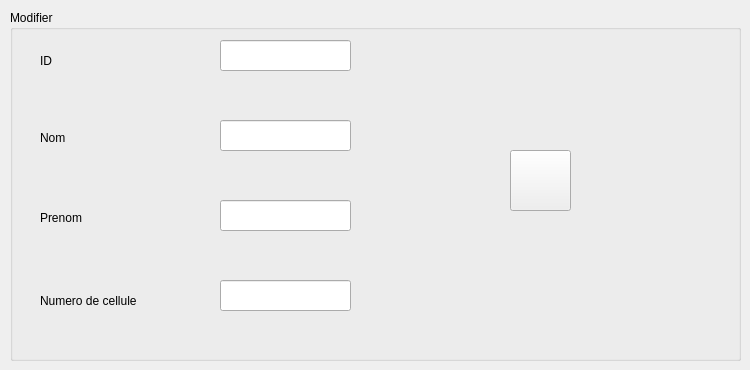
     <widget class="QWidget" name="tab_6">
      <attribute name="title">
       <string>Modifier Detenu</string>
      </attribute>
      <widget class="QGroupBox" name="groupBox_3">
       <property name="geometry">
        <rect>
         <x>10</x>
         <y>10</y>
         <width>731</width>
         <height>351</height>
        </rect>
       </property>
       <property name="title">
        <string>Modifier</string>
       </property>
       <widget class="QLabel" name="label_10">
        <property name="geometry">
         <rect>
          <x>30</x>
          <y>120</y>
          <width>56</width>
          <height>16</height>
         </rect>
        </property>
        <property name="text">
         <string>Nom</string>
        </property>
       </widget>
       <widget class="QLabel" name="label_11">
        <property name="geometry">
         <rect>
          <x>30</x>
          <y>200</y>
          <width>56</width>
          <height>16</height>
         </rect>
        </property>
        <property name="text">
         <string>Prenom</string>
        </property>
       </widget>
       <widget class="QLabel" name="label_12">
        <property name="geometry">
         <rect>
          <x>30</x>
          <y>280</y>
          <width>121</width>
          <height>21</height>
         </rect>
        </property>
        <property name="text">
         <string>Numero de cellule</string>
        </property>
       </widget>
       <widget class="QLineEdit" name="nom_mod">
        <property name="geometry">
         <rect>
          <x>210</x>
          <y>110</y>
          <width>131</width>
          <height>31</height>
         </rect>
        </property>
       </widget>
       <widget class="QLineEdit" name="prenom_mod">
        <property name="geometry">
         <rect>
          <x>210</x>
          <y>190</y>
          <width>131</width>
          <height>31</height>
         </rect>
        </property>
       </widget>
       <widget class="QLineEdit" name="num_cell_mod">
        <property name="geometry">
         <rect>
          <x>210</x>
          <y>270</y>
          <width>131</width>
          <height>31</height>
         </rect>
        </property>
       </widget>
       <widget class="QPushButton" name="pb_modifier">
        <property name="geometry">
         <rect>
          <x>500</x>
          <y>140</y>
          <width>61</width>
          <height>61</height>
         </rect>
        </property>
        <property name="styleSheet">
         <string notr="true">image: url(:/pictures/pen_edit_modify_pencil_icon_181536.png);</string>
        </property>
        <property name="text">
         <string/>
        </property>
       </widget>
       <widget class="QLabel" name="label_13">
        <property name="geometry">
         <rect>
          <x>30</x>
          <y>40</y>
          <width>61</width>
          <height>21</height>
         </rect>
        </property>
        <property name="text">
         <string>ID</string>
        </property>
       </widget>
       <widget class="QLineEdit" name="id_mod">
        <property name="geometry">
         <rect>
          <x>210</x>
          <y>30</y>
          <width>131</width>
          <height>31</height>
         </rect>
        </property>
       </widget>
      </widget>
     </widget>
